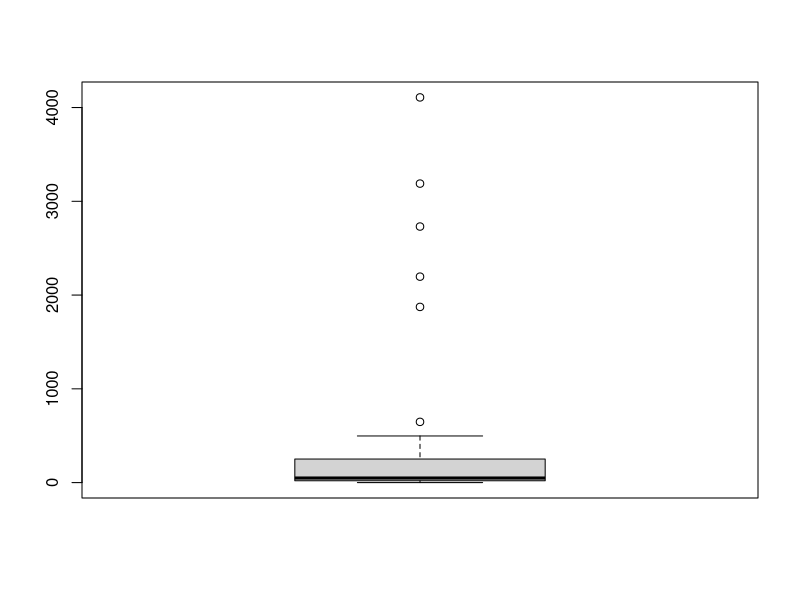
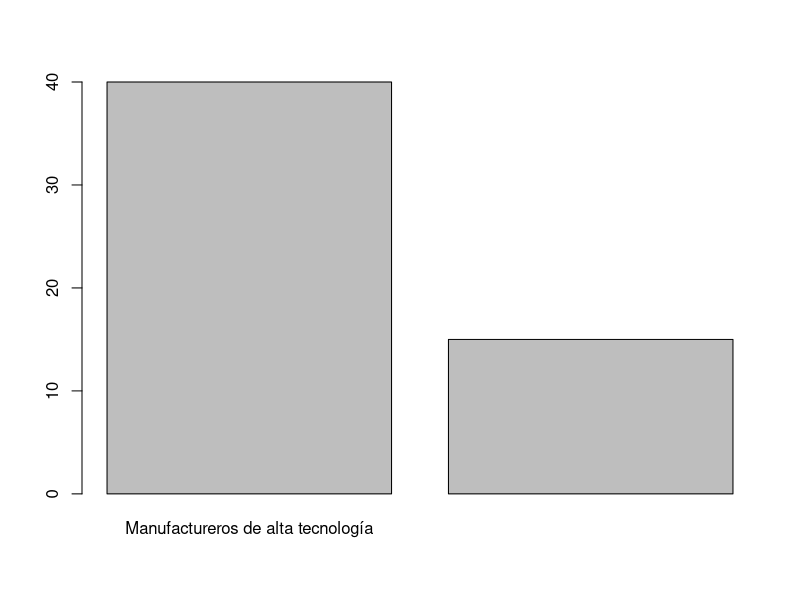
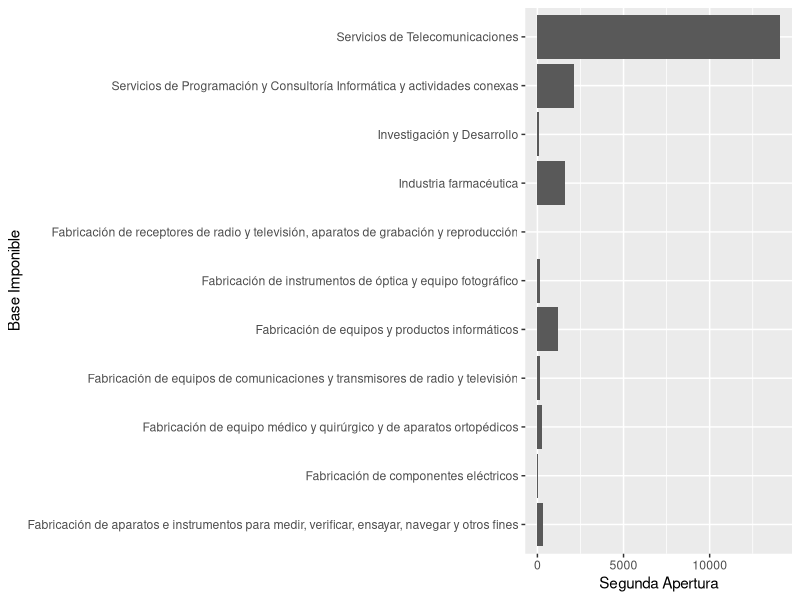

Write R code to recreate these figures, in order.
library(ggplot2)
library(readr)
library(tidyverse)

data <- read_csv("./data/sector_tecnologico_cie_2011-2015.csv")

data$`Base Imponible (millones de pesos corrientes)` <- gsub(",", ".", data$`Base Imponible (millones de pesos corrientes)`)
data$`Base Imponible (millones de pesos corrientes)` <- as.numeric(data$`Base Imponible (millones de pesos corrientes)`)

boxplot(data$`Base Imponible (millones de pesos corrientes)`)
table(data$Sector)
barplot(table(data$Sector))

ggplot(data, aes(x=data$`2º apertura`, y=data$`Base Imponible (millones de pesos corrientes)`)) + 
  xlab("Base Imponible") +
  ylab("Segunda Apertura") +
  geom_bar(stat = "identity") +
  coord_flip()



#table(data$`2º apertura`, data$`Base Imponible (millones de pesos corrientes)`)
data %>%
  group_by(`1º apertura`) %>%
  summarise(suma_valor = sum(`Base Imponible (millones de pesos corrientes)`))



tabla <- data %>%
  group_by(`1º apertura`) %>%
  summarise(suma_valor = sum(`Base Imponible (millones de pesos corrientes)`))

library(knitr)
kable(tabla, escape = FALSE)
